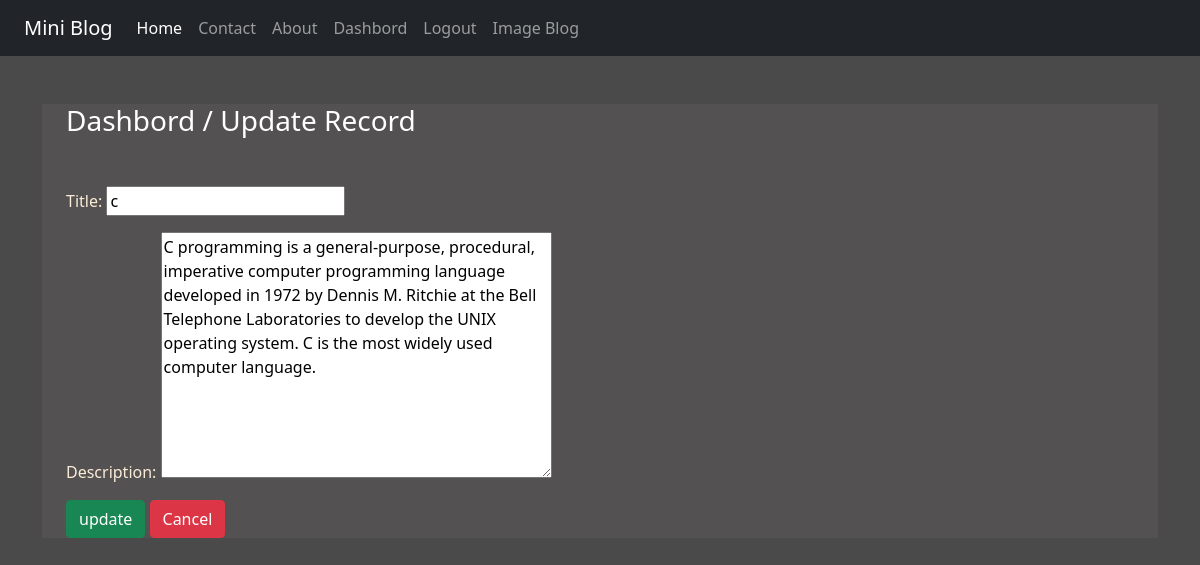
The page /updatepost/5 (signed in) on the database its author committed.
### blog/models.py (models this page shows)
class Post(models.Model):
	title = models.CharField(max_length=150)
	description = models.TextField()

### blog/views.py (the view)
# urls.py: path('updatepost/<int:id>',views.update_post,name='updatepost'),
def update_post(request,id):
	if request.user.is_authenticated:
		if request.method=='POST':
			pi=Post.objects.get(id=id)
			form=PostForm(request.POST,instance=pi)
			if form.is_valid():
				form.save()
				return HttpResponseRedirect('/dashbord/')
		else:
			pi=Post.objects.get(id=id)
			form=PostForm(instance=pi)
		return render(request,'blog/update.html',{'form':form})
	else:
		return HttpResponseRedirect('/login/')

### blog/forms.py
class PostForm(forms.ModelForm):
	class Meta:
		model=Post
		fields=['title','description']
		labels={'title':'Title','description':'Description'}
		widget={'title':forms.TextInput(attrs={'class':'form-control'}),
		'description':forms.TextInput(attrs={'class':'form-control '})}

### blog/templates/blog/update.html (shortened to what this page needs)
{% extends 'blog/base.html' %}
{% load static %}
{% block content %}
	<div class="jumbotron jumbotron-fluid jumbo-color">
		<div class="container">
		<h3 class="text-white my-5">Dashbord / Update Record</h3>
		 <form action="" method="post" novalidate="">
			 	{{form.as_p}}
			 	<input type="submit" value="update" class="btn btn-success">
			 	<a href="{% url 'dashbord' %}" class="btn btn-danger">Cancel</a>
		 </form>
		</div>
	</div>
{% endblock content %}

### blog/static/blog/css/style.css (style rules this page uses)
body { background-color: rgb(75,74,74); color: antiquewhite }
.jumbo-color { background-color: rgb(83,81,81) }

### rows shown on the page
Post: title "c", description "C programming is a general-purpose, procedural, imperative computer programming language developed in 1972 by Dennis M. Ritchie at the Bell Telephone Laboratories to develop the UNIX operating system. C is the most widely used computer language."
